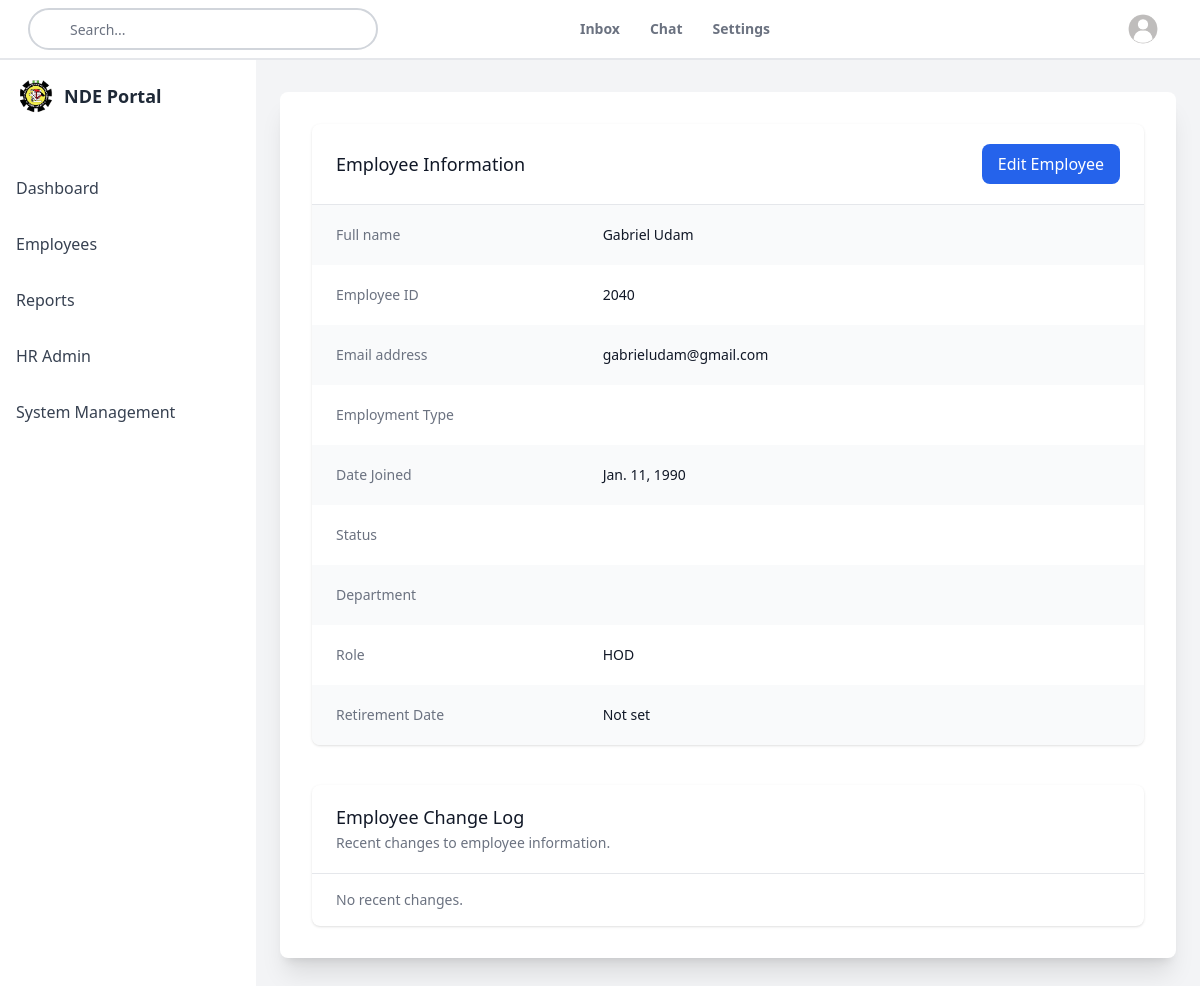
The page /employees/9/ (signed in) on the database its author committed.
### core/models.py (models this page shows, shortened)
class Employee(AbstractUser):
    username = None  # Remove username field
    employee_id = models.CharField(
        max_length=20, unique=True, db_index=True, verbose_name="Employee ID")
    email = models.EmailField(unique=True, verbose_name="Email Address")
    first_name = models.CharField(
        max_length=50, verbose_name="First Name")
    middle_name = models.CharField(
        max_length=50, blank=True, null=True, verbose_name="Middle Name")
    last_name = models.CharField(
        max_length=50, verbose_name="Last Name")
    date_joined = models.DateField(verbose_name="Date of First Appointment")
    ippis_number = models.IntegerField(
        unique=True, null=True, blank=True,
    )
    ACCESS_TYPES = [
        ('STAFF', 'Staff'),
        ('RETIRED', 'Retired'),
    ]
    access_type = models.CharField(
        max_length=10, choices=ACCESS_TYPES, default='STAFF', verbose_name="Access Type")
    ROLE_CHOICES = [
        ('DG', 'Director General'),
        ('DIR', 'Director'),
        ('ZD', 'Zonal Director'),
        ('HOD', 'Head of Department'),
        ('HOU', 'Head of Unit'),
        ('STAFF', 'Staff'),
        ('IT_ADMIN', 'IT Admin'),
    ]
    role = models.CharField(
        max_length=20, choices=ROLE_CHOICES, default='STAFF')
    department = models.ForeignKey(
        'Department', on_delete=models.CASCADE, null=True,
        blank=True, related_name='employees', verbose_name="Department")
    date_of_birth = models.DateField(
        null=True, blank=True, verbose_name="Date of Birth")
    gender = models.CharField(max_length=10, choices=[(
        'M', 'Male'), ('F', 'Female')], verbose_name="Gender")
    current_rank = models.CharField(
        max_length=100, blank=True, null=True, verbose_name="Rank")
    EMP_STATUS_CHOICES = [
        ('Active', 'Active'),
        ('Inactive', 'Inactive'),
        ('On Leave', 'On Leave'),
        ('LOA', 'Leave of Absence'),
        ('Secondment', 'Secondment'),
        ('AWOL', 'Absent Without Leave'),
        ('Illness', 'Illness')
    ]
    employment_status = models.CharField(
        max_length=20, choices=EMP_STATUS_CHOICES,
        default='Active', verbose_name="Employment Status")
    date_of_confirmation = models.DateField(
        null=True, blank=True, verbose_name="Date of Confirmation")
    retirement_date = models.DateField(
        null=True, blank=True, verbose_name="Retirement Date")
    is_active = models.BooleanField(default=True)
    created_at = models.DateTimeField(auto_now_add=True)
    updated_at = models.DateTimeField(auto_now=True)
    objects = EmployeeManager()
    history = HistoricalRecords()
    active_objects = ActiveEmployeeManager()
    USERNAME_FIELD = 'employee_id'
    REQUIRED_FIELDS = ['email', 'first_name', 'last_name', 'date_joined']

### core/views.py (the view)
# urls.py: path('employees/<int:employee_id>/', views.employee_detail, name='employee_detail'),
@login_required
@user_passes_test(lambda u: u.role in ['DG', 'DIR', 'ZD', 'HOD', 'SD'])
def employee_detail(request, employee_id):
    employee = get_object_or_404(Employee, id=employee_id)
    return render(request, 'employees/employee_detail.html', {'employee': employee})

### core/templates/employees/employee_detail.html (shortened to what this page needs)
{% extends 'base_dashboard.html' %}
{% load static %}
{% block dashboard_content %}
<div class="container mx-auto px-4 sm:px-8 py-8">
    <div class="bg-white dark:bg-gray-800 shadow overflow-hidden sm:rounded-lg">
        <div class="px-4 py-5 sm:px-6 flex justify-between items-center">
            <h3 class="text-lg leading-6 font-medium text-gray-900 dark:text-white">
                Employee Information
            </h3>
            <a href="{% url 'employee_update' employee_id=employee.employee_id %}" class="px-4 py-2 bg-blue-600 text-white rounded-lg hover:bg-blue-700 transition duration-300 ease-in-out transform hover:scale-105">
                Edit Employee
            </a>
        </div>
        <div class="border-t border-gray-200 dark:border-gray-700">
            <dl>
                <div class="bg-gray-50 dark:bg-gray-900 px-4 py-5 sm:grid sm:grid-cols-3 sm:gap-4 sm:px-6">
                    <dt class="text-sm font-medium text-gray-500 dark:text-gray-400">
                        Full name
                    </dt>
                    <dd class="mt-1 text-sm text-gray-900 dark:text-white sm:mt-0 sm:col-span-2">
                        {{ employee.get_full_name }}
                    </dd>
                </div>
                <div class="bg-white dark:bg-gray-800 px-4 py-5 sm:grid sm:grid-cols-3 sm:gap-4 sm:px-6">
                    <dt class="text-sm font-medium text-gray-500 dark:text-gray-400">
                        Employee ID
                    </dt>
                    <dd class="mt-1 text-sm text-gray-900 dark:text-white sm:mt-0 sm:col-span-2">
                        {{ employee.employee_id }}
                    </dd>
                </div>
                <div class="bg-gray-50 dark:bg-gray-900 px-4 py-5 sm:grid sm:grid-cols-3 sm:gap-4 sm:px-6">
                    <dt class="text-sm font-medium text-gray-500 dark:text-gray-400">
                        Email address
                    </dt>
                    <dd class="mt-1 text-sm text-gray-900 dark:text-white sm:mt-0 sm:col-span-2">
                        {{ employee.email }}
                    </dd>
                </div>
                <div class="bg-white dark:bg-gray-800 px-4 py-5 sm:grid sm:grid-cols-3 sm:gap-4 sm:px-6">
                    <dt class="text-sm font-medium text-gray-500 dark:text-gray-400">
                        Employment Type
                    </dt>
                    <dd class="mt-1 text-sm text-gray-900 dark:text-white sm:mt-0 sm:col-span-2">
                    </dd>
                </div>
                <div class="bg-gray-50 dark:bg-gray-900 px-4 py-5 sm:grid sm:grid-cols-3 sm:gap-4 sm:px-6">
                    <dt class="text-sm font-medium text-gray-500 dark:text-gray-400">
                        Date Joined
                    </dt>
                    <dd class="mt-1 text-sm text-gray-900 dark:text-white sm:mt-0 sm:col-span-2">
                        {{ employee.date_joined }}
                    </dd>
                </div>
                <div class="bg-white dark:bg-gray-800 px-4 py-5 sm:grid sm:grid-cols-3 sm:gap-4 sm:px-6">
                    <dt class="text-sm font-medium text-gray-500 dark:text-gray-400">
                        Status
                    </dt>
                    <dd class="mt-1 text-sm text-gray-900 dark:text-white sm:mt-0 sm:col-span-2">
                    </dd>
                </div>
                <div class="bg-gray-50 dark:bg-gray-900 px-4 py-5 sm:grid sm:grid-cols-3 sm:gap-4 sm:px-6">
                    <dt class="text-sm font-medium text-gray-500 dark:text-gray-400">
                        Department
                    </dt>
                    <dd class="mt-1 text-sm text-gray-900 dark:text-white sm:mt-0 sm:col-span-2">
                    </dd>
                </div>
                <div class="bg-white dark:bg-gray-800 px-4 py-5 sm:grid sm:grid-cols-3 sm:gap-4 sm:px-6">
                    <dt class="text-sm font-medium text-gray-500 dark:text-gray-400">
                        Role
                    </dt>
                    <dd class="mt-1 text-sm text-gray-900 dark:text-white sm:mt-0 sm:col-span-2">
                        {{ employee.role }}
                    </dd>
                </div>
                <div class="bg-gray-50 dark:bg-gray-900 px-4 py-5 sm:grid sm:grid-cols-3 sm:gap-4 sm:px-6">
                    <dt class="text-sm font-medium text-gray-500 dark:text-gray-400">
                        Retirement Date
                    </dt>
                    <dd class="mt-1 text-sm text-gray-900 dark:text-white sm:mt-0 sm:col-span-2">
                        {{ employee.retirement_date|default:"Not set" }}
                    </dd>
                </div>
            </dl>
        </div>
    </div>
    <div class="mt-10 bg-white dark:bg-gray-800 shadow overflow-hidden sm:rounded-lg">
        <div class="px-4 py-5 sm:px-6">
            <h3 class="text-lg leading-6 font-medium text-gray-900 dark:text-white">
                Employee Change Log
            </h3>
            <p class="mt-1 max-w-2xl text-sm text-gray-500 dark:text-gray-400">
                Recent changes to employee information.
            </p>
        </div>
        <div class="border-t border-gray-200 dark:border-gray-700">
            <ul class="divide-y divide-gray-200 dark:divide-gray-700">
                {% for log in employee.change_logs.all|slice:":5" %}
                <li class="px-4 py-4 sm:px-6">
                    <div class="flex items-center justify-between">
                        <p class="text-sm font-medium text-indigo-600 dark:text-indigo-400 truncate">
                            {{ log.field_name }}
                        </p>
                        <div class="ml-2 flex-shrink-0 flex">
                            <p class="px-2 inline-flex text-xs leading-5 font-semibold rounded-full bg-green-100 dark:bg-green-800 text-green-800 dark:text-green-200">
                                {{ log.change_date|date:"M d, Y H:i" }}
                            </p>
                        </div>
                    </div>
                    <div class="mt-2 sm:flex sm:justify-between">
                        <div class="sm:flex">
                            <p class="flex items-center text-sm text-gray-500 dark:text-gray-400">
                                Old: {{ log.old_value }}
                            </p>
                            <p class="mt-2 flex items-center text-sm text-gray-500 dark:text-gray-400 sm:mt-0 sm:ml-6">
                                New: {{ log.new_value }}
                            </p>
                        </div>
                        <div class="mt-2 flex items-center text-sm text-gray-500 dark:text-gray-400 sm:mt-0">
                            <p>
                                Changed by: {{ log.changed_by.get_full_name }}
                            </p>
                        </div>
                    </div>
                </li>
                {% empty %}
                <li class="px-4 py-4 sm:px-6 text-sm text-gray-500 dark:text-gray-400">
                    No recent changes.
                </li>
                {% endfor %}
            </ul>
        </div>
    </div>
</div>
{% endblock %}

### rows shown on the page
Employee: get_full_name "Gabriel Udam", employee_id "2040", email "gabrieludam@gmail.com", date_joined "Jan. 11, 1990", role "HOD", retirement_date "Not set"
